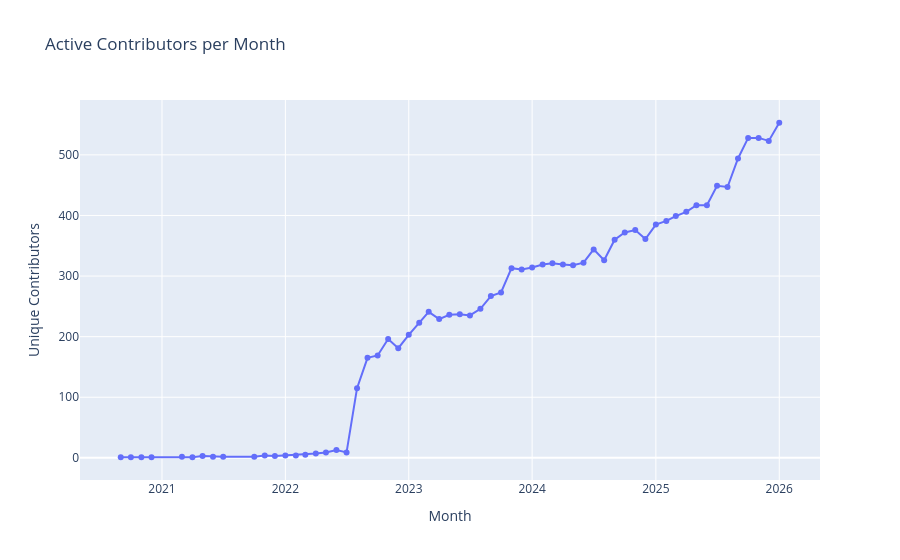

Here is the notebook cell this chart was saved with:
### Code cell
# Visualize contributors over time
fig = px.line(df_monthly, x='month', y='contributors',
              title='Active Contributors per Month',
              markers=True)
fig.update_layout(yaxis_title='Unique Contributors', xaxis_title='Month')
fig.show()

### Figure 1 — Plotly figure (JSON) as saved in the notebook; plotly's stock layout.template omitted (floating-point values rounded to 4 significant figures)
{"data": [{"hovertemplate": "month=%{x}<br>contributors=%{y}<extra></extra>", "legendgroup": "", "line": {"color": "#636efa", "dash": "solid"}, "marker": {"symbol": "circle"}, "mode": "lines+markers", "name": "", "orientation": "v", "showlegend": false, "type": "scatter", "x": ["2020-09-01", "2020-10-01", "2020-11-01", "2020-12-01", "2021-03-01", "2021-04-01", "2021-05-01", "2021-06-01", "2021-07-01", "2021-10-01", "2021-11-01", "2021-12-01", "2022-01-01", "2022-02-01", "2022-03-01", "2022-04-01", "2022-05-01", "2022-06-01", "2022-07-01", "2022-08-01", "2022-09-01", "2022-10-01", "2022-11-01", "2022-12-01", "2023-01-01", "2023-02-01", "2023-03-01", "2023-04-01", "2023-05-01", "2023-06-01", "2023-07-01", "2023-08-01", "2023-09-01", "2023-10-01", "2023-11-01", "2023-12-01", "2024-01-01", "2024-02-01", "2024-03-01", "2024-04-01", "2024-05-01", "2024-06-01", "2024-07-01", "2024-08-01", "2024-09-01", "2024-10-01", "2024-11-01", "2024-12-01", "2025-01-01", "2025-02-01", "2025-03-01", "2025-04-01", "2025-05-01", "2025-06-01", "2025-07-01", "2025-08-01", "2025-09-01", "2025-10-01", "2025-11-01", "2025-12-01", "2026-01-01"], "xaxis": "x", "y": [1, 1, 1, 1, 2, 1, 3, 2, 2, 2, 4, 3, 4, 4, 5, 7, 9, 13, 9, 115, 165, 169, 196, 181, 203, 223, 241, 229, 236, 237, 235, 246, 267, 273, 313, 311, 314, 319, 321, 319, 318, 322, 344, 326, 360, 372, 376, 361, 385, 391, 399, 406, 417, 417, 449, 447, 494, 528, 528, 523, 553], "yaxis": "y"}], "layout": {"legend": {"tracegroupgap": 0}, "title": {"text": "Active Contributors per Month"}, "xaxis": {"anchor": "y", "domain": [0, 1], "title": {"text": "Month"}}, "yaxis": {"anchor": "x", "domain": [0, 1], "title": {"text": "Unique Contributors"}}}}
